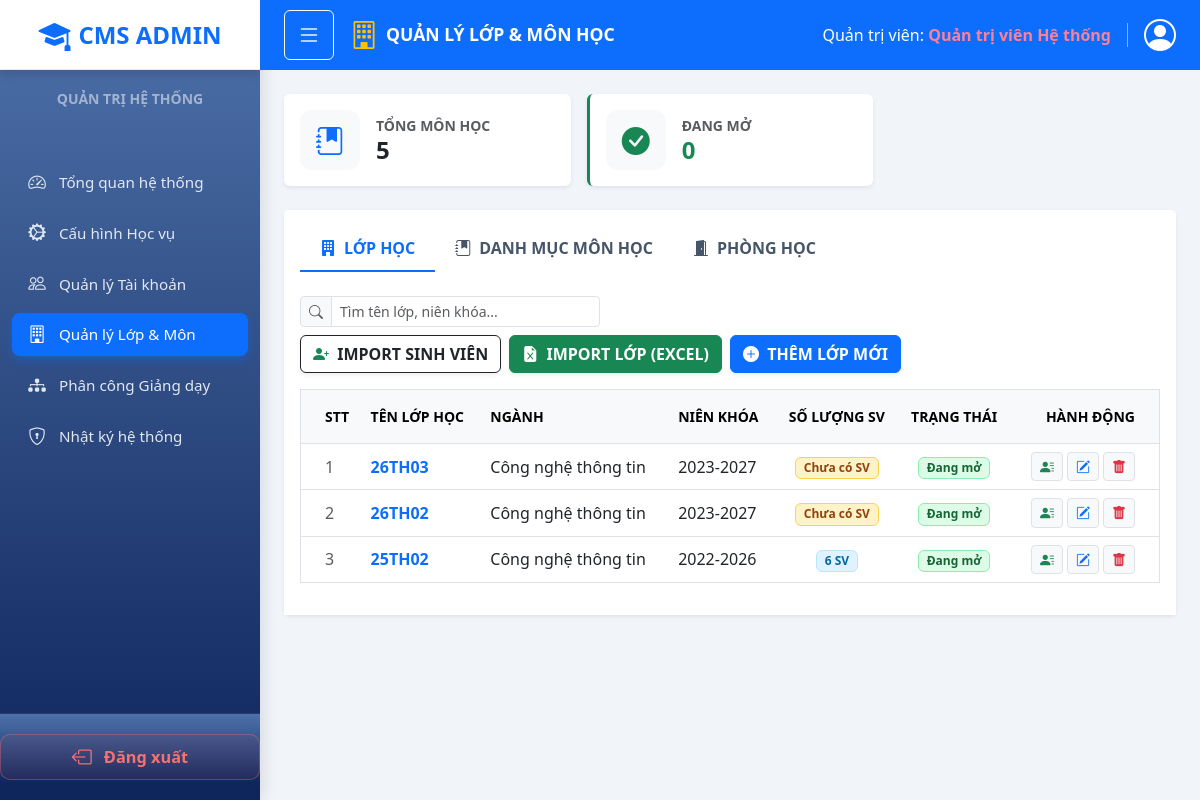
The page /views/admin/classes-subjects.php (signed in) on the database its author committed.
### tables this page shows
CREATE TABLE `classes` (
  `id` int(11) NOT NULL AUTO_INCREMENT,
  `department_id` int(11) DEFAULT NULL,
  `class_name` varchar(50) NOT NULL,
  `academic_year` varchar(20) DEFAULT NULL,
  `created_at` timestamp NOT NULL DEFAULT current_timestamp(),
  PRIMARY KEY (`id`),
  KEY `department_id` (`department_id`),
  CONSTRAINT `classes_ibfk_1` FOREIGN KEY (`department_id`) REFERENCES `departments` (`id`) ON DELETE CASCADE
);

CREATE TABLE `departments` (
  `id` int(11) NOT NULL AUTO_INCREMENT,
  `department_code` varchar(20) DEFAULT NULL,
  `department_name` varchar(50) NOT NULL,
  `created_at` timestamp NOT NULL DEFAULT current_timestamp(),
  PRIMARY KEY (`id`)
);

### config/config.php (called while the page is built, shortened)
<?php
function getDBConnection() {
    global $conn;
    if (!isset($conn) || $conn === false) {
        try {
            $conn = mysqli_connect(DB_HOST, DB_USER, DB_PASS, DB_NAME, DB_PORT);
        } catch (Throwable $e) {
            $safeHost = DB_HOST ?: '(empty-host)';
            throw new Exception("Lỗi kết nối database tới '{$safeHost}'. Vui lòng kiểm tra DB_HOST/DB_NAME/DB_USER/DB_PASS trong .env.local hoặc biến môi trường host. Chi tiết: " . $e->getMessage());
        }
        mysqli_set_charset($conn, "utf8mb4");
    }
    return $conn;
}
function e($string) {
    return htmlspecialchars($string ?? '', ENT_QUOTES, 'UTF-8');
}
function db_query($sql, $params = []) {
    $conn = getDBConnection();
    $stmt = mysqli_prepare($conn, $sql);
    $execResult = mysqli_stmt_execute($stmt);
    $trimmedSql = trim($sql);
    $isSelect = preg_match('/^\s*(SELECT|SHOW|DESCRIBE|EXPLAIN)\s/i', $trimmedSql);
    if ($isSelect) {
        $result = mysqli_stmt_get_result($stmt);
        return $result;
    }
}
function db_fetch_all($sql, $params = []) {
    $result = db_query($sql, $params);
    $rows = [];
    while ($row = mysqli_fetch_assoc($result)) {
        $rows[] = $row;
    }
    return $rows;
}

### views/admin/classes-subjects.php (the view, shortened to what this page needs)
<?php
require_once __DIR__ . '/../../config/config.php';
$classes = db_fetch_all("
    SELECT c.*, d.department_name,
        (
            SELECT COUNT(DISTINCT ssr.mssv)
            FROM student_subject_registration ssr
            WHERE ssr.class_name = c.class_name
              AND ssr.mssv IS NOT NULL AND ssr.mssv != ''
        ) AS student_count
    FROM classes c
    LEFT JOIN departments d ON c.department_id = d.id
    ORDER BY c.class_name DESC
");
$subjects = db_fetch_all("
    SELECT s.*,
           p.subject_code AS prerequisite_code
    FROM subjects s
    LEFT JOIN subjects p ON s.prerequisite_id = p.id
    ORDER BY s.year_level ASC, s.subject_code ASC
");
?>
<!DOCTYPE html>
<html lang="vi">
<head>
    <link href="https://cdn.jsdelivr.net/npm/bootstrap@5.3.0/dist/css/bootstrap.min.css" rel="stylesheet">
    <link href="https://cdn.jsdelivr.net/npm/bootstrap-icons@1.10.5/font/bootstrap-icons.css" rel="stylesheet">
    <link rel="stylesheet" href="../../public/css/style.css">
    <link rel="stylesheet" href="../../public/css/layout.css">
    <link rel="stylesheet" href="../../public/css/admin/admin-layout.css">
    <link rel="stylesheet" href="../../public/css/admin/classes-subjects.css">
</head>
<body class="dashboard-body">
<?php
require_once __DIR__ . '/../../layouts/admin-sidebar.php';
?>
<div class="main-content admin-main-content" id="mainContent">
<?php
require_once __DIR__ . '/../../layouts/admin-topbar.php';
?>
    <div class="p-4">
        <?php
        $totalSubjects   = count($subjects);
        $activeSubjects  = 0;
        ?>
        <div class="row g-3 mb-4">
            <div class="col-md-4">
                <div class="card shadow-sm border-0">
                    <div class="card-body d-flex align-items-center gap-3 py-3">
                        <div class="icon-box-custom bg-light text-primary"><i class="bi bi-journal-bookmark-fill"></i></div>
                        <div>
                            <p class="text-muted mb-0 small fw-bold">TỔNG MÔN HỌC</p>
                            <h4 class="mb-0 fw-bold"><?php echo number_format($totalSubjects); ?></h4>
                        </div>
                    </div>
                </div>
            </div>
            <div class="col-md-4">
                <div class="card shadow-sm border-0 border-start border-success border-3">
                    <div class="card-body d-flex align-items-center gap-3 py-3">
                        <div class="icon-box-custom bg-light text-success"><i class="bi bi-check-circle-fill"></i></div>
                        <div>
                            <p class="text-muted mb-0 small fw-bold">ĐANG MỞ</p>
                            <h4 class="mb-0 fw-bold text-success"><?php echo number_format($activeSubjects); ?></h4>
                        </div>
                    </div>
                </div>
            </div>
        </div>
        <div class="card shadow-sm border-0 mb-4">
            <div class="card-header bg-white pt-3 pb-0 border-0">
                <ul class="nav nav-tabs border-bottom-0" id="myTab" role="tablist">
                    <li class="nav-item" role="presentation">
                        <button class="nav-link active" id="class-tab" data-bs-toggle="tab" data-bs-target="#class-pane" type="button" role="tab"><i class="bi bi-building-fill me-2"></i>LỚP HỌC</button>
                    </li>
                    <li class="nav-item" role="presentation">
                        <button class="nav-link" id="subject-tab" data-bs-toggle="tab" data-bs-target="#subject-pane" type="button" role="tab"><i class="bi bi-journal-bookmark-fill me-2"></i>DANH MỤC MÔN HỌC</button>
                    </li>
                    <li class="nav-item" role="presentation">
                        <button class="nav-link" id="room-tab" data-bs-toggle="tab" data-bs-target="#room-pane" type="button" role="tab"><i class="bi bi-door-open-fill me-2"></i>PHÒNG HỌC</button>
                    </li>
                </ul>
            </div>
            <div class="card-body bg-white pt-4">
                <div class="tab-content" id="myTabContent">
                    <div class="tab-pane fade show active" id="class-pane" role="tabpanel">
                        <div class="d-flex justify-content-between align-items-center mb-3 flex-wrap gap-2">
                            <div class="input-group input-group-sm" style="width: 300px;">
                                <span class="input-group-text bg-light"><i class="bi bi-search text-muted"></i></span>
                                <input type="text" class="form-control" placeholder="Tìm tên lớp, niên khóa..." id="searchClass">
                            </div>
                            <div class="d-flex gap-2 flex-wrap">
                                <button class="btn btn-outline-dark fw-bold shadow-sm" data-bs-toggle="modal" data-bs-target="#importStudentModal" onclick="openImportStudentModal()">
                                    <i class="bi bi-person-plus-fill me-1 text-success"></i> IMPORT SINH VIÊN
                                </button>
                                <button class="btn btn-success fw-bold shadow-sm" data-bs-toggle="modal" data-bs-target="#importClassModal">
                                    <i class="bi bi-file-earmark-excel-fill me-1"></i> IMPORT LỚP (EXCEL)
                                </button>
                                <button class="btn btn-primary fw-bold shadow-sm" data-bs-toggle="modal" data-bs-target="#classModal" onclick="openClassModal('add')">
                                    <i class="bi bi-plus-circle-fill me-1"></i> THÊM LỚP MỚI
                                </button>
                            </div>
                        </div>
                        <div class="table-responsive">
                            <table class="table table-hover align-middle border">
                                <thead class="table-light small text-muted fw-bold">
                                    <tr>
                                        <th class="ps-4 py-3">STT</th>
                                        <th class="py-3">TÊN LỚP HỌC</th>
                                        <th class="py-3">NGÀNH</th>
                                        <th class="py-3">NIÊN KHÓA</th>
                                        <th class="text-center py-3">SỐ LƯỢNG SV</th>
                                        <th class="text-center py-3">TRẠNG THÁI</th>
                                        <th class="text-end pe-4 py-3">HÀNH ĐỘNG</th>
                                    </tr>
                                </thead>
                                <tbody id="classTableBody">
                                    <?php if (count($classes) > 0): ?>
                                        <?php foreach ($classes as $index => $class): ?>
                                            <?php
                                            $rawClassName = $class['class_name'] ?? '';
                                            $rawAcademicYear = $class['academic_year'] ?? '';
                                            $displayClassName = !empty($rawClassName) ? e($rawClassName) : '<span class="text-danger">Chưa có tên</span>';
                                            $displayAcademicYear = !empty($rawAcademicYear) ? e($rawAcademicYear) : '<span class="text-danger small">Chưa có</span>';
                                            ?>
                                            <tr>
                                                <td class="ps-4 text-muted"><?php echo $index + 1; ?></td>
                                                <td class="fw-bold text-primary fs-6"><?php echo $displayClassName; ?></td>
                                                <td><?php echo e($class['department_name'] ?? 'Chưa phân ngành'); ?></td>
                                                <td><?php echo $displayAcademicYear; ?></td>
                                                <td class="text-center">
                                                    <?php if ($class['student_count'] > 0): ?>
                                                        <span class="badge student-count-soft"><?php echo $class['student_count']; ?> SV</span>
                                                    <?php else: ?>
                                                        <span class="badge student-count-empty">Chưa có SV</span>
                                                    <?php endif; ?>
                                                </td>
                                                <td class="text-center">
                                                    <span class="badge class-status-open">Đang mở</span>
                                                </td>
                                                <td class="text-end pe-4">
                                                    <div class="action-btn-group">
                                                        <button class="btn btn-light action-btn text-success border" title="Nhập danh sách Sinh viên vào lớp" onclick="openImportStudentModal('<?php echo e($class['class_name']); ?>')" data-bs-toggle="modal" data-bs-target="#importStudentModal">
                                                            <i class="bi bi-person-lines-fill"></i>
                                                        </button>
                                                        <button class="btn btn-light action-btn text-primary border" title="Sửa thông tin lớp" onclick="openClassModal('edit', '<?php echo e($class['class_name']); ?>', '<?php echo e($class['academic_year']); ?>', 'open', '<?php echo e($class['id']); ?>')" data-bs-toggle="modal" data-bs-target="#classModal">
                                                            <i class="bi bi-pencil-square"></i>
                                                        </button>
                                                        <form method="POST" action="../../controllers/admin/classController.php" class="d-inline" onsubmit="return confirm('Bạn có chắc chắn muốn xóa lớp <?php echo e($class['class_name']); ?>?');">
                                                            <button class="btn btn-light action-btn text-danger border" title="Xóa lớp">
                                                                <i class="bi bi-trash-fill"></i>
                                                            </button>
                                                        </form>
                                                    </div>
                                                </td>
                                            </tr>
                                        <?php endforeach; ?>
                                    <?php else: ?>
                                        <tr>
                                            <td colspan="7" class="text-center text-muted py-4">Chưa có lớp học nào.</td>
                                        </tr>
                                    <?php endif; ?>
                                </tbody>
                            </table>
                        </div>
                    </div>
                </div>
            </div>
        </div>
    </div>
</div>
</body>
</html>

### public/css/style.css (style rules this page uses)
body { font-family: 'Segoe UI', Tahoma, Geneva, Verdana, sans-serif; background-color: #f4f6f9; }
.dashboard-body { background-color: #f4f6f9; }
.icon-box-custom { width: 60px; height: 60px; border-radius: 12px; display: flex; align-items: center; justify-content: center; font-size: 28px; }
* { box-sizing: border-box; }

### public/css/admin/admin-layout.css (style rules this page uses)
.action-btn { padding: 0.2rem 0.5rem; font-size: 0.875rem; border-radius: 4px; }
.admin-main-content { padding-top: var(--cms-header-height, 70px) !important; background-color: #f1f5f9; min-height: 100vh; }

### public/css/admin/classes-subjects.css (style rules this page uses)
.nav-tabs .nav-link { color: #475569; font-weight: bold; padding: 10px 20px; border: none; border-bottom: 3px solid transparent; }
.nav-tabs .nav-link.active { color: #0d6efd; border-bottom: 3px solid #0d6efd; background-color: transparent; }
.class-status-open { background: #dcfce7; color: #166534; border: 1px solid #86efac; }
.student-count-soft { background: #e0f2fe; color: #0369a1; border: 1px solid #bae6fd; }
.student-count-empty { background: #fef3c7; color: #92400e; border: 1px solid #fcd34d; }
.action-btn-group { display: inline-flex; gap: 0.25rem; flex-wrap: wrap; justify-content: flex-end; }

### public/css/menu.css (style rules this page uses)
:root { --cms-sidebar-width: 260px; --cms-sidebar-collapsed-width: 86px; --cms-header-height: 70px; }
.main-content, #mainContent { margin-left: var(--cms-sidebar-width); transition: margin-left 0.3s ease; }

### public/css/topbar.css (style rules this page uses)
.main-content, #mainContent { padding-top: var(--cms-header-height, 70px) !important; }

### rows shown on the page
classes: class_name "26TH03", department.department_name "Công nghệ thông tin", academic_year "2023-2027", shows "Chưa có SV"
classes: class_name "26TH02", department.department_name "Công nghệ thông tin", academic_year "2023-2027", shows "Chưa có SV"
classes: class_name "25TH02", department.department_name "Công nghệ thông tin", academic_year "2022-2026", student_count "6"

### other values the page prints
$item['label'] "Tổng quan hệ thống"
$item['label'] "Cấu hình Học vụ"
$item['label'] "Quản lý Tài khoản"
$item['label'] "Quản lý Lớp & Môn"
$item['label'] "Phân công Giảng dạy"
$item['label'] "Nhật ký hệ thống"
$pageTitle "QUẢN LÝ LỚP & MÔN HỌC"
$currentUser['full_name'] "Quản trị viên Hệ thống"
$totalSubjects "5"
$activeSubjects "0"
